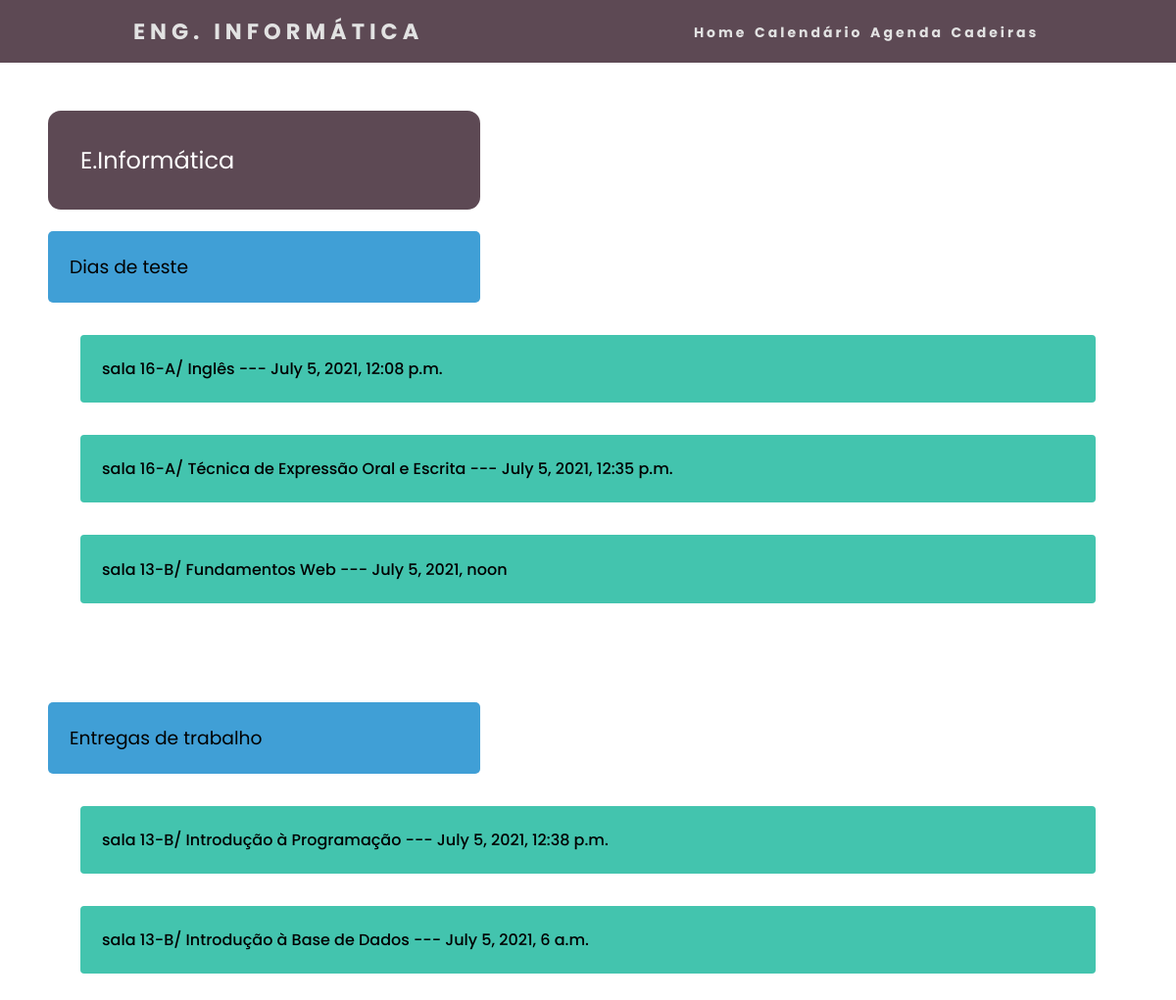
/agenda/, run on the app's committed database.
### curso/models.py (models this page shows, shortened)
class AgendaTeste(models.Model):
    sala = models.ForeignKey(Sala, on_delete=models.DO_NOTHING)
    disciplina = models.ForeignKey(Disciplina, on_delete=models.DO_NOTHING)
    data = models.DateTimeField(default=timezone.now)

class Sala(models.Model):
    nome = models.CharField(max_length=10)
    def __str__(self):
        return self.nome

class Disciplina(models.Model):
    nome = models.CharField(max_length=50)
    nome_curto = models.CharField(max_length=10, blank=True)
    link = models.URLField(blank=True)
    def __str__(self):
        return self.nome

class AgendaEntrega(models.Model):
    sala = models.ForeignKey(Sala, on_delete=models.DO_NOTHING)
    disciplina = models.ForeignKey(Disciplina, on_delete=models.DO_NOTHING)
    data = models.DateTimeField(default=timezone.now)

### curso/views.py (the view)
# urls.py: path('agenda/', views.agenda, name='agenda'),
def agenda(request):
    testes = AgendaTeste.objects.all()
    entregas = AgendaEntrega.objects.all()
    return render(request, 'curso/agenda.html', {
        'testes': testes,
        'entregas': entregas,
    })

### curso/templates/curso/agenda.html (shortened to what this page needs)
{% load static %}
<!DOCTYPE html>
<html lang="pt">
<head>
    <link rel="stylesheet" href="{% static 'estaticos/css/main.css'%}">
    <link rel="stylesheet" href="{% static 'estaticos/menu/menu.css'%}">
    <link rel="stylesheet" href="{% static 'estaticos/css/agenda.css'%}">
</head>
<body>
    <nav>
        <div class="logo">
            <h1>Eng. Informática</h1>
        </div>
        <ul class="nav-links">
            <li><a href="{% url 'index' %}">Home</a></li>
            <li><a href="{% url 'calendario' %}">Calendário</a></li>
            <li><a href="{% url 'agenda' %}">Agenda</a></li>
            <li><a href="{% url 'anos' %}">Cadeiras</a></li>
        </ul>
    </nav>
        <div class="eventos">
        <section>
            <div class="teste">
                <h2>E.Informática</h2>
                <h3>Dias de teste</h3>
                {% for teste in testes %}
                    <p class="btn_anos">{{teste.sala}}/ {{teste.disciplina}} --- {{teste.data}}</p>
                {% endfor %}
            </div>
            <div class="teste ">
                <h3>Entregas de trabalho</h3>
                {% for entrega in entregas %}
                    <p class="btn_anos">{{entrega.sala}}/ {{entrega.disciplina}} --- {{entrega.data}}</p>
                {% endfor %}
            </div>
        </section>
    </div>
</body>
</html>

### templates/static/estaticos/css/main.css (style rules this page uses)
* { font-family: "Poppins", sans-serif; }

### templates/static/estaticos/menu/menu.css (style rules this page uses)
* { margin: 0; padding: 0; box-sizing: border-box; }
nav { position: relative; top: 0; width: 100%; display: flex; justify-content: space-around; align-items: center; min-height: 8vh; background-color: #5D4954; }
.logo { color: rgb(226, 226, 226); text-transform: uppercase; letter-spacing: 5px; font-size: 15px; }
.nav-links { display: flex; justify-content: space-around; width: 30%; }
.nav-links li { list-style: none; }
.nav-links a { color: rgb(226, 226, 226); text-decoration: none; letter-spacing: 3px; font-weight: bold; font-size: 14px; }

### templates/static/estaticos/css/agenda.css (style rules this page uses)
* { font-family: "Poppins", sans-serif; }
.eventos { padding: 2px; margin: 2%; }
.teste { padding: 2%; }
a { text-decoration: none; color: black; }
h2 { margin-right: 60%; margin-bottom: 2%; border-radius: 13px; padding: 3%; background-color: rgb(93, 73, 84); color: #fff; font-weight: 400; }
.teste h3 { margin: 2% 60% auto auto; border-radius: 5px; padding: 2% ; background-color: rgb(64, 159, 214); font-weight: 400; }
.teste p { font-weight: 500; }
.teste p { margin: 3%; display: flexbox; background-color:#43c4ae; border-radius: 4px; border-style: none; padding: 2%; cursor: pointer; }

### data on the page
AgendaTeste: sala "sala 16-A", disciplina "Inglês", data "July 5, 2021, 12:08 p.m."
AgendaTeste: sala "sala 16-A", disciplina "Técnica de Expressão Oral e Escrita", data "July 5, 2021, 12:35 p.m."
AgendaTeste: sala "sala 13-B", disciplina "Fundamentos Web", data "July 5, 2021, noon"
AgendaEntrega: sala "sala 13-B", disciplina "Introdução à Programação", data "July 5, 2021, 12:38 p.m."
AgendaEntrega: sala "sala 13-B", disciplina "Introdução à Base de Dados", data "July 5, 2021, 6 a.m."
